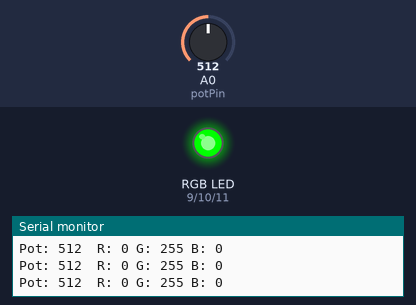
Simulated run of this sketch. Board: Arduino Uno, built with avr-gcc and run on an emulated ATmega328P. Parts: an RGB LED mixed from three pins (HIGH = lit), the last lines printed to the serial monitor. Inputs (shaded band) come from the test bench; at power-on: A0 (potPin) = 512.

Above: at 1.2 s.
1.3 s: A0 (potPin) set to 716
At 1.8 s:
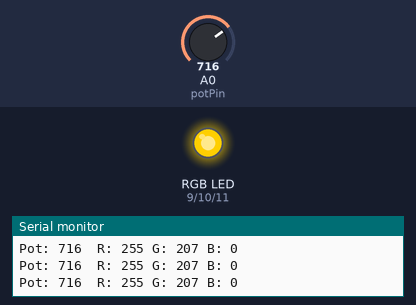
2.8 s: A0 (potPin) set to 900
At 4.0 s:
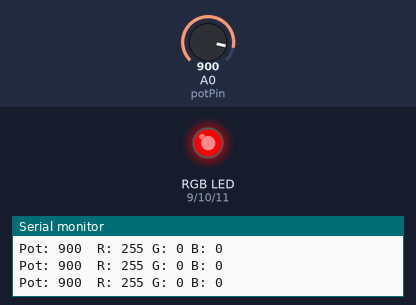
4.3 s: A0 (potPin) set to 866
5.8 s: A0 (potPin) set to 840
At 6.2 s:
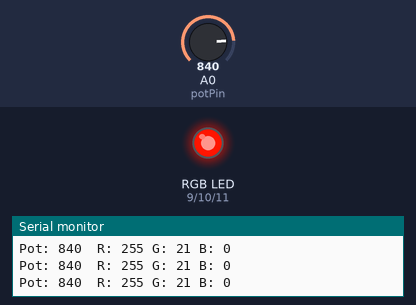
7.3 s: A0 (potPin) set to 511
At 8.5 s:
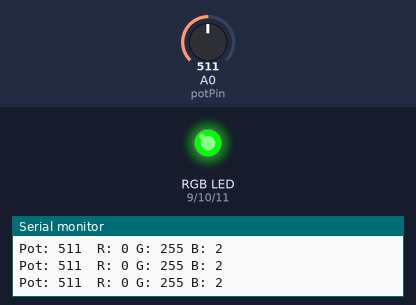
8.8 s: A0 (potPin) set to 306
At 9.6 s:
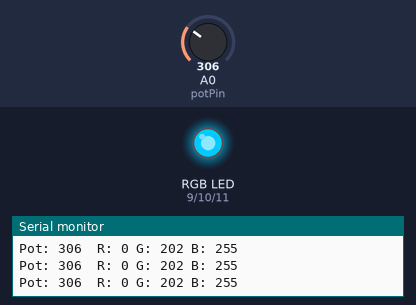
Timing chart, 0 to 11.3 s (numbered marks = the images above; inputs shaded):
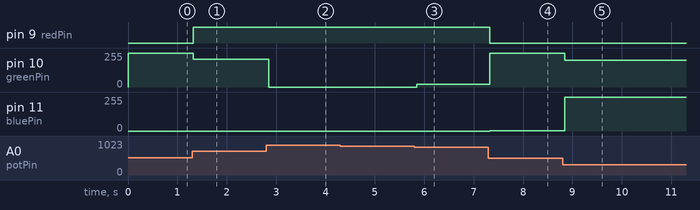

Measured:
- after the input at 1.3 s, pin 9 (redPin): LOW → HIGH at once; pin 10 (greenPin): 255/255 → 207/255 at once
- after the input at 2.8 s, pin 10 (greenPin): 207/255 → 0/255 after 0.05 s
- after the input at 5.8 s, pin 10 (greenPin): 0/255 → 21/255 after 0.05 s
- after the input at 7.3 s, pin 9 (redPin): HIGH → LOW at once; pin 10 (greenPin): 21/255 → 255/255 at once; pin 11 (bluePin): 0/255 → 2/255 at once
- after the input at 8.8 s, pin 10 (greenPin): 255/255 → 202/255 after 0.05 s; pin 11 (bluePin): 2/255 → 255/255 after 0.05 s

The sketch:

Ex8_PartC.ino
```cpp
/*
  Exercise 8 - Part C
  Use multicolour LED to change colors of rainbow using potentiometer.
  0V = violet/purple, 5V = red. Slowly fade between colors.
*/

const int potPin = A0;
const int redPin = 9;
const int greenPin = 10;
const int bluePin = 11;

void setup() {
  pinMode(redPin, OUTPUT);
  pinMode(greenPin, OUTPUT);
  pinMode(bluePin, OUTPUT);
  Serial.begin(9600);
}

void loop() {
  int rawValue = analogRead(potPin);

  // Map potentiometer to 6 rainbow segments (0-1023 -> 0-1529)
  // Rainbow: violet -> blue -> cyan -> green -> yellow -> orange -> red
  // We split into 6 equal segments of ~170 ADC values each
  int r, g, b;
  int segment = rawValue / 171; // 0-5 (6 segments)
  int offset = rawValue % 171;
  int rise = map(offset, 0, 170, 0, 255);
  int fall = 255 - rise;

  switch (segment) {
    case 0: // Violet -> Blue (R falls, B stays high)
      r = fall;  g = 0;    b = 255;
      break;
    case 1: // Blue -> Cyan (G rises, B stays high)
      r = 0;     g = rise; b = 255;
      break;
    case 2: // Cyan -> Green (B falls, G stays high)
      r = 0;     g = 255;  b = fall;
      break;
    case 3: // Green -> Yellow (R rises, G stays high)
      r = rise;  g = 255;  b = 0;
      break;
    case 4: // Yellow -> Orange/Red (G falls, R stays high)
      r = 255;   g = fall; b = 0;
      break;
    default: // Red (fully turned)
      r = 255;   g = 0;    b = 0;
      break;
  }

  analogWrite(redPin, r);
  analogWrite(greenPin, g);
  analogWrite(bluePin, b);

  Serial.print("Pot: ");
  Serial.print(rawValue);
  Serial.print("  R: ");
  Serial.print(r);
  Serial.print(" G: ");
  Serial.print(g);
  Serial.print(" B: ");
  Serial.println(b);

  delay(50);
}
```
